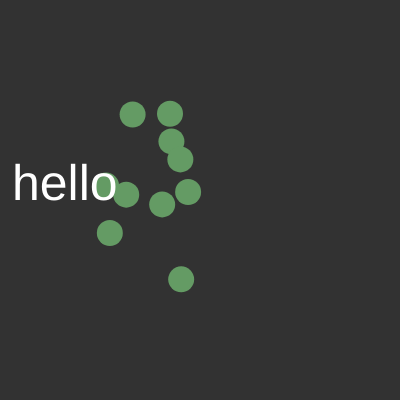
Frame 1 (no input)
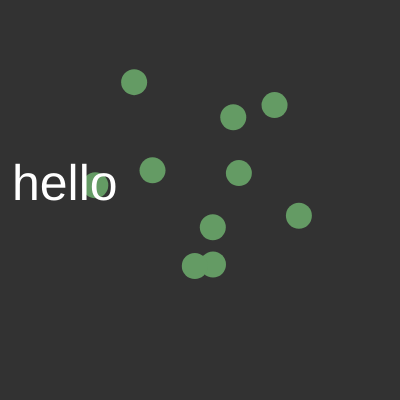
Frame 60 (no input)
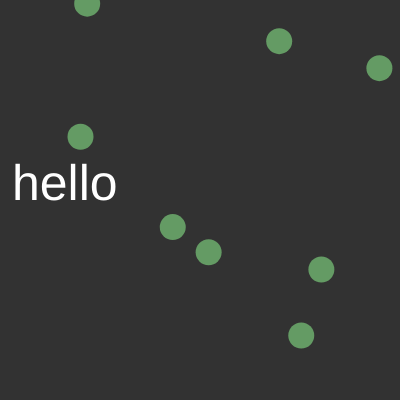
Frame 120 (the mouse pressed at the canvas centre since frame 60)

The p5.js sketch that drew these frames (run headless with seeded random() and noise() and a simulated clock; from frame 60 on, the mouse is pressed at the canvas centre):

// p5.js sketch
// ── sketch.js
let ball1
let ball2
let words = ["rainbow", "hello", "world"]
let balls = []
const ballsAmount = 10

function setup() {
    createCanvas(400, 400);

    //we can set a constant to create any amount of balls we want
    for(let i = 0; i < ballsAmount; i++){
        //for each ball, the starting position and speeds are randomized
        balls[i] = new Ball(random(100, 200), random(100, 300), random(-2, 3), random(-2, 2))
    }
}

function draw() {
    background(50) //bg color

    //loop through the balls array to display, move, and bounce the balls
    for( let ball of balls ){
        ball.display()
        ball.move()
        ball.bounce
    }

    fill(255)
    textSize(50)
    text(words[1], 12, 200)

}

function mousePressed(){
    // console.log("hello")
    balls.pop()
}
// ── Ball.js
class Ball {
    constructor(x, y, xSpeed, ySpeed, radius = 26) {
        this.x = x
        this.y = y
        this.xSpeed = xSpeed
        this.ySpeed = ySpeed
        this.radius = radius

        //local variables for the class
        this.red = 100
        this.blue = 100
        this.green = 155
    }

    //make the balls move
    move() {
        //on each draw, we'll increment the balls speed
        this.x += this.xSpeed
        this.y += this.ySpeed
    }

    //when the ball is clicked, change its color
    clicked(mouseX, mouseY){
        let d = dist(mouseX, mouseY, this.x, this.y)    //dist calcualtes distance from mouse to center of object
        if(d < this.radius){    //if the mouse is within the radius
            this.red = random(0, 255)
            this.greed = random(0, 255)
            this.blue = random(0, 255)
        }
    }

    display() {
        noStroke() //remove border on ball
        fill(this.red, this.green, this.blue)
        circle(this.x, this.y, this.radius) //create the ball
    }

    bounce() {
        //if the ball reaches the right or left side
        if (this.x > width || this.x < 0) {
            this.xSpeed = this.xSpeed * -1 //invert the speed(change the direction)
        }
        //if the ball reaches the top or the bottom of the screen
        if (this.y > height || this.y < 0) {
            this.ySpeed = this.ySpeed * -1 //invert the speed(change the direction)
        }
    }
}
